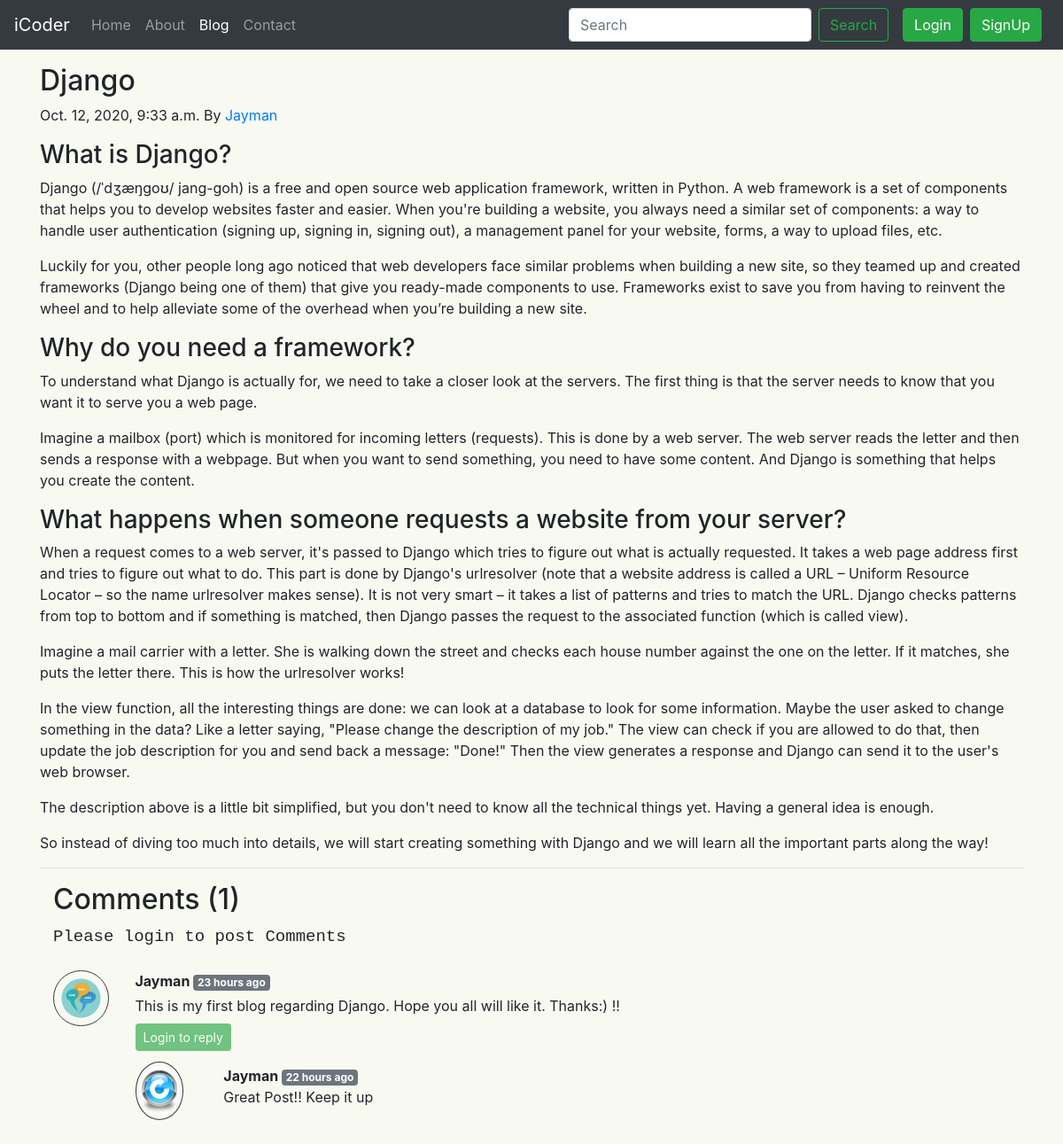
The page /blog/Django on the database its author committed.
### blog/models.py (models this page shows, shortened)
class Post(models.Model):
    sno=models.AutoField(primary_key=True)
    title=models.CharField(max_length=255)
    author=models.CharField(max_length=14)
    content=models.TextField()
    slug=models.CharField(max_length=130)
    timeStamp=models.DateTimeField(blank=True)
    image=models.ImageField()

class BlogComment(models.Model):
    sno= models.AutoField(primary_key=True)
    comment=models.TextField()
    user=models.ForeignKey(User, on_delete=models.CASCADE)
    post=models.ForeignKey(Post, on_delete=models.CASCADE)
    parent=models.ForeignKey('self',on_delete=models.CASCADE, null=True )
    timestamp= models.DateTimeField(default=now)

### blog/views.py (the view)
# urls.py: path('<str:slug>', views.blogPost , name='blogPost')
def blogPost(request, slug):
    post=Post.objects.filter(slug=slug).first()
    comments= BlogComment.objects.filter(post=post , parent=None)
    replies = BlogComment.objects.filter(post=post).exclude(parent=None)
    replydict = {}
    for reply in replies:
        if reply.parent.sno not in replydict.keys():
            replydict[reply.parent.sno] = [reply]
        else:
            replydict[reply.parent.sno].append(reply)
    context={'post':post, 'comments': comments , 'user':request.user, 'replydict':replydict}
    return render(request, "blog/blogPost.html", context)

### blog/templatetags/extras.py (called while the page is built)
@register.filter(name='get_val')
def get_val(dict , key):
    return dict.get(key)

### templates/blog/blogPost.html (shortened to what this page needs)
{% extends 'basic.html' %}
{% block blogactive %} active {% endblock blogactive %}
{% load humanize %}
{% load extras %}
{% block body %}
<div class="container my-3">
    <div class="blog-post">
        <h2 class="blog-post-title">{{post.title}}</h2>
        <p class="blog-post-meta">{{post.timeStamp}} By <a href="/about">{{post.author}}</a></p>
        <p>{{post.content|safe}}</p>
        <hr>
    </div>
    <div class="container">
        <h2> Comments ({{comments.count}})</h2>
        {% if user.is_authenticated %}
        <form action="/blog/postComment/" method="post">
            {% csrf_token %}
            <div class="form-group">
                <input type="text" class="form-control my-3" name="comment" placeholder="Enter comment">
            </div>
            <input type="hidden" name="postSno" value="{{post.sno}}">
            <input type="hidden" name="parentSno" value="">
            <button type="submit" class="btn btn-success" id="subbtn">Post Comment</button>
        </form>
        {% else %}
        <pre id="except">Please login to post Comments</pre>
        {% endif %}
        {% for comment in comments %}
        <div class="row my-4">
            <div class="col-md-1">
                <img src="/static/img/user.png" class="rounded-circle mx-auto d-block w-100 p-2 border border-dark p-2"
                    alt='user'>
            </div>
            <div class="col-md-11">
                <b> {{comment.user.username}} </b><span
                    class="badge badge-secondary">{{comment.timestamp | naturaltime}}</span>
                <div class="my-1"> {{comment.comment}} </div>
                {% if user.is_authenticated %}
                <button class="btn btn-sm btn-success my-1" type="button" data-toggle="collapse"
                    data-target="#replyBox{{comment.sno}}" aria-expanded="false"
                    aria-controls="replyBox{{comment.sno}}" id="subbtn">
                    Reply
                </button>
                <div class="collapse" id="replyBox{{comment.sno}}">
                    <div class="card card-body my-2">
                        <form action="/blog/postComment/" method="post">
                            {% csrf_token %}
                            <div class="form-group">
                                <label for="comment">Post a reply </label>
                                <input type="text" class="form-control" name="comment" placeholder="Enter comment here">
                                <input type="hidden" name="parentSno" value="{{comment.sno}}">
                            </div>
                            <input type="hidden" name="postSno" value="{{post.sno}}">
                            <button type="submit" class="btn btn-success" id="subbtn">Submit</button>
                        </form>
                    </div>
                </div>
                {% else %}
                <button class="btn btn-sm btn-success my-1" type="button" data-toggle="collapse" data-target="#replyBox{{comment.sno}}" aria-expanded="false" aria-controls="replyBox{{comment.sno}}" disabled>
                    Login to reply
                </button>
                {% endif %}
                <div class="replies my-2 ">
                    {% for reply in replydict|get_val:comment.sno %}
                    <div class="row my-2">
                        <div class="col-md-1 ">
                            <img class="rounded-circle mx-auto d-block w-100 border border-dark p-1" src="/static/img/reply.jpg" alt="user">
                        </div>
                        <div class="col-md-11">
                            <div class="col-md-11 my-1">
                                <b> {{reply.user.username}} </b> <span class="badge badge-secondary ">{{reply.timestamp| naturaltime}}</span>
                                <div>{{reply.comment}}</div>
                            </div>
                            <br>
                        </div>
                    </div>
                    {% endfor %}
                </div>
            </div>
        </div>
        {% endfor %}
    </div>
</div>
{% endblock %}

### templates/basic.html (shortened to what this page needs)
<!doctype html>
<html lang="en">
<head>
  <link rel="stylesheet" href="https://stackpath.bootstrapcdn.com/bootstrap/4.5.2/css/bootstrap.min.css"
>
</head>
<body>
  <nav class="navbar navbar-expand-lg navbar-dark bg-dark">
    <a class="navbar-brand" id="main" href="/">iCoder</a>
    <div class="collapse navbar-collapse" id="navbarSupportedContent">
      <ul class="navbar-nav mr-auto">
        <li class="nav-item {% block homeactive %} {% endblock homeactive %}">
          <a class="nav-link" id="home" href="/">Home<span class="sr-only">(current)</span></a>
        </li>
        <li class="nav-item {% block aboutactive %} {% endblock aboutactive %}">
          <a class="nav-link" href="/about">About</a>
        </li>
        <li class="nav-item {% block blogactive %} {% endblock blogactive %}">
          <a class="nav-link" href="/blog">Blog</a>
        </li>
        <li class="nav-item {% block contactactive %} {% endblock contactactive %}">
          <a class="nav-link" href="/contact">Contact</a>
        </li>
      </ul>
      <div class="ml-auto form-inline">
      <form class="form-inline my-2 my-lg-0" method='get' action='/search'>
        <input class="form-control mr-sm-2" type="search" placeholder="Search" aria-label="Search" name='query'
          id='query'>
        <button class="btn btn-outline-success my-2 my-sm-0 mr-3" type="submit">Search</button>
      </form>
      {% if user.is_authenticated %}
      <ul class="navbar-nav mr-2">
        <li class="nav-item dropdown">
          <a class="nav-link dropdown-toggle" href='#' id="dropdown" role="button" data-toggle="dropdown"> Welcome {{request.user}}</a>
          <div class="dropdown-menu" aria-labelledby="navbarDropdown">
            <a class="dropdown-item" href="/logout">Logout</a>
          </div>
        </li>
      </ul>
    </div>
    {% else %}
    <button type="button" class="btn btn-success mr-2" data-toggle="modal" data-target="#loginmodal">
      Login
    </button>
    <button type="button" class="btn btn-success mr-2" data-toggle="modal" data-target="#signupmodal">
      SignUp
    </button>
    {% endif %}
    </div>
  </nav>
  {% block body %} {% endblock body %}
</body>
</html>

### rows shown on the page
Post: title "Django", timeStamp "Oct. 12, 2020, 9:33 a.m.", author "Jayman", content "What is Django? Django (/ˈdʒæŋɡoʊ/ jang-goh) is a free and open source web application framework, written in Python. A web framework is a set of components that helps you to develop websites faster and easier. When you're building a website, you always need a similar set of components: a way to handle user authentication (signing up, signing in, signing out), a management panel for your website, forms, a way to upload files, etc. Luckily for you, other people long ago noticed that web developers face similar problems when building a new site, so they teamed up and created frameworks (Django being one of them) that give you ready-made components to use. Frameworks exist to save you from…"
BlogComment: user.username "Jayman", timestamp "23 hours ago", comment "This is my first blog regarding Django. Hope you all will like it. Thanks:) !!"
BlogComment: user.username "Jayman", timestamp "22 hours ago", comment "Great Post!! Keep it up"

### other values the page prints
{{ comments.count }} "1"
